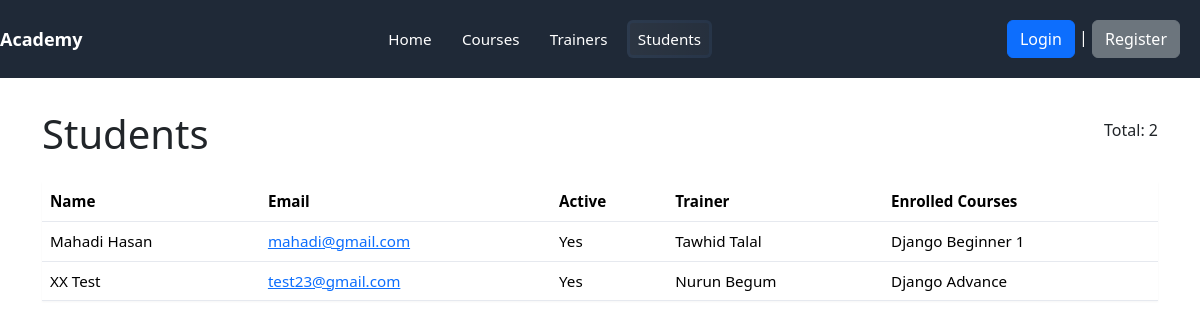
The page /academy/students/ on the database its author committed.
### academy/models.py (models this page shows, shortened)
class Student(models.Model):
    first_name = models.CharField(max_length=100)
    last_name = models.CharField(max_length=100)
    email = models.EmailField(unique=True)
    is_active = models.BooleanField(default=True)
    student_photo = models.ImageField(upload_to='student_photos/', default='default.png')
    enrolled_courses = models.ManyToManyField(Course, related_name='enrolled_students')
    trainer = models.ForeignKey(Trainer, on_delete=models.SET_NULL, null=True, related_name='students')

class Trainer(models.Model):
    first_name = models.CharField(max_length=100)
    last_name = models.CharField(max_length=100)
    email = models.EmailField(unique=True)
    expertise = models.CharField(max_length=200)
    trainer_photo = models.ImageField(upload_to='trainer_photos/', default='default.png')
    def full_name(self):
        return f"{self.first_name} {self.last_name}"

class Course(models.Model):
    course_name = models.CharField(max_length=200)
    description = models.TextField()
    duration_weeks = models.IntegerField()
    course_image = models.ImageField(upload_to='course_images/', default='default.png')

### academy/views.py (the view)
# urls.py: path('students/', views.students, name='students'),
def students(request):
    students = Student.objects.all()
    context = {
        'students': students
    }
    return render(request, 'academy/students.html', context)

### templates/academy/students.html (shortened to what this page needs)
{% load static %}
<!DOCTYPE html>
<html lang="en">
  <head>
    <link rel="stylesheet" href="{% static 'css/style.css' %}" />
    <link
      href="https://cdn.jsdelivr.net/npm/bootstrap@5.3.8/dist/css/bootstrap.min.css"
      rel="stylesheet"
    />
    <link
      rel="stylesheet"
      href="https://cdnjs.cloudflare.com/ajax/libs/font-awesome/4.7.0/css/font-awesome.min.css"
    />
  </head>
  <body>
    {% include 'navbar.html' %}
    <div class="container">
      <div
        class="heading"
        style="
          display: flex;
          justify-content: space-between;
          align-items: center;
          margin-bottom: 1rem;
        "
      >
        <h1>Students</h1>
        <p>Total: {{ students.count }}</p>
      </div>
      <table class="table" aria-label="Students table">
        <thead>
          <tr>
            <th>Name</th>
            <th>Email</th>
            <th>Active</th>
            <th>Trainer</th>
            <th>Enrolled Courses</th>
          </tr>
        </thead>
        <tbody>
          {% for student in students %}
          <tr>
            <td>{{ student.first_name }} {{ student.last_name }}</td>
            <td>
              <a href="mailto:{{ student.email }}">{{ student.email }}</a>
            </td>
            <td>{% if student.is_active %}Yes{% else %}No{% endif %}</td>
            <td>
              {% if student.trainer %} {{ student.trainer.full_name }} {% else %} — {% endif %}
            </td>
            <td>
              {% if student.enrolled_courses.exists %}
              {% for course in student.enrolled_courses.all %}
              {{ course.course_name }}
              {% endfor %}
              {% else %} None
              {% endif%}
            </td>
          </tr>
          {% empty %}
          <tr>
            <td colspan="5">No students found.</td>
          </tr>
          {% endfor %}
        </tbody>
      </table>
    </div>
  </body>
</html>

### training_portal/static/css/style.css (style rules this page uses)
:root { --nav-bg: #1f2937; --nav-text: #ffffff; --nav-accent: #3b82f6; --nav-hover: rgba(255,255,255,0.08); --container-padding: 1.25rem; }
* { box-sizing: border-box; }
body { margin: 0; font-family: -apple-system, BlinkMacSystemFont, "Segoe UI", Roboto, "Helvetica Neue", Arial; color: #111827; background: #f8fafc; }
.container { max-width: 1100px; margin: 2rem auto; padding: 0 1rem; }
.table { width: 100%; border-collapse: collapse; background: #fff; box-shadow: 0 1px 2px rgba(0,0,0,0.04); }
.table th, .table td { padding: 0.6rem 0.75rem; border-bottom: 1px solid #e6e9ef; text-align: left; font-size: 0.95rem; }
.table th { background: #f3f4f6; font-weight: 700; }
.heading { display:flex; align-items:center; justify-content:space-between; gap:1rem; margin-bottom:1rem; }

### rows shown on the page
Student: first_name "Mahadi", last_name "Hasan", email "mahadi@gmail.com", is_active "Yes", trainer.full_name "Tawhid Talal"
Course: course_name "Django Beginner 1"
Student: first_name "XX", last_name "Test", email "test23@gmail.com", is_active "Yes", trainer.full_name "Nurun Begum"
Course: course_name "Django Advance"

### other values the page prints
{{ students.count }} "2"
